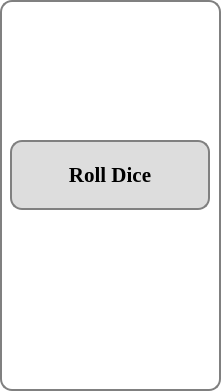
   <widget class="QWidget" name="turn_viewer" native="true">
    <property name="geometry">
     <rect>
      <x>10</x>
      <y>360</y>
      <width>221</width>
      <height>391</height>
     </rect>
    </property>
    <property name="styleSheet">
     <string notr="true">background-color: #ffffff;
border: 2px solid gray;
border-radius: 12px;</string>
    </property>
    <widget class="QLabel" name="turn_name">
     <property name="geometry">
      <rect>
       <x>15</x>
       <y>30</y>
       <width>200</width>
       <height>61</height>
      </rect>
     </property>
     <property name="font">
      <font>
       <family>Times New Roman</family>
       <pointsize>18</pointsize>
       <weight>75</weight>
       <bold>true</bold>
       <kerning>false</kerning>
      </font>
     </property>
     <property name="styleSheet">
      <string notr="true">border: 0 solid rgba(0,0,0,0);</string>
     </property>
     <property name="frameShape">
      <enum>QFrame::NoFrame</enum>
     </property>
     <property name="frameShadow">
      <enum>QFrame::Plain</enum>
     </property>
     <property name="text">
      <string/>
     </property>
     <property name="alignment">
      <set>Qt::AlignCenter</set>
     </property>
     <property name="buddy">
      <cstring></cstring>
     </property>
    </widget>
    <widget class="QPushButton" name="roll_dice">
     <property name="geometry">
      <rect>
       <x>10</x>
       <y>140</y>
       <width>200</width>
       <height>70</height>
      </rect>
     </property>
     <property name="font">
      <font>
       <family>Times New Roman</family>
       <pointsize>16</pointsize>
       <weight>75</weight>
       <bold>true</bold>
      </font>
     </property>
     <property name="statusTip">
      <string>Roll Dice</string>
     </property>
     <property name="styleSheet">
      <string notr="true">background-color: #dddddd;
border: 2px solid gray;
border-radius: 12px;</string>
     </property>
     <property name="text">
      <string>Roll Dice</string>
     </property>
    </widget>
    <widget class="QLabel" name="dice_label">
     <property name="geometry">
      <rect>
       <x>60</x>
       <y>260</y>
       <width>98</width>
       <height>98</height>
      </rect>
     </property>
     <property name="statusTip">
      <string>Dice</string>
     </property>
     <property name="styleSheet">
      <string notr="true">border: 0 solid rgba(0, 0, 0, 0);</string>
     </property>
     <property name="text">
      <string/>
     </property>
     <property name="pixmap">
      <pixmap>../ressource/dice_6.png</pixmap>
     </property>
     <property name="alignment">
      <set>Qt::AlignCenter</set>
     </property>
    </widget>
   </widget>
